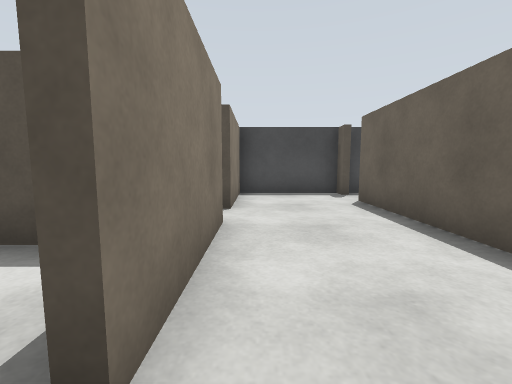
View 1 (above)

22 first-person views from a walk through a robot-simulator world made for Gazebo. The camera is 0.86 m above the floor, tilts 6° down and sees 90° across. The floor is counted in squares, 1 m on a side. Each view is taken from the middle of a square. On the plan, view 1 faces up. The plan holds only what a view shows up to about 10 squares ahead; the rest is blank.

View 2
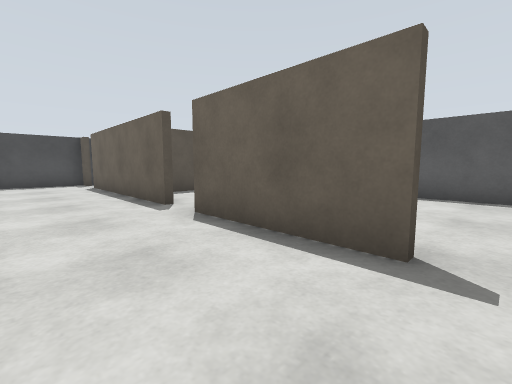

View 3
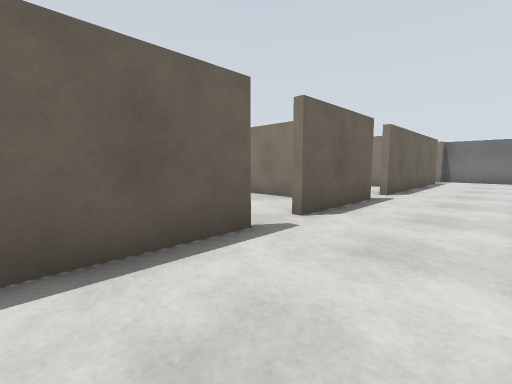

View 4
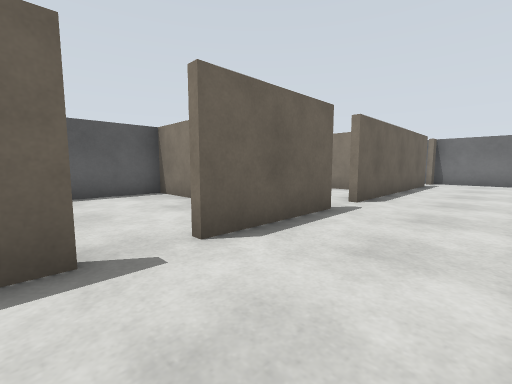

View 5
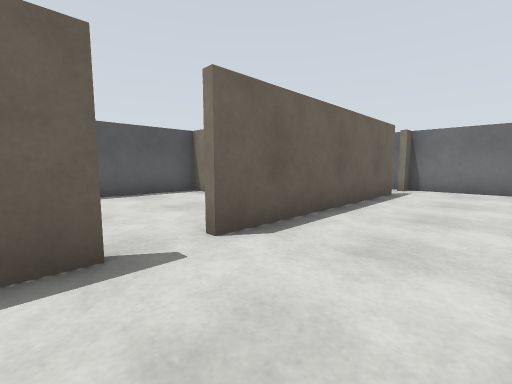

View 6
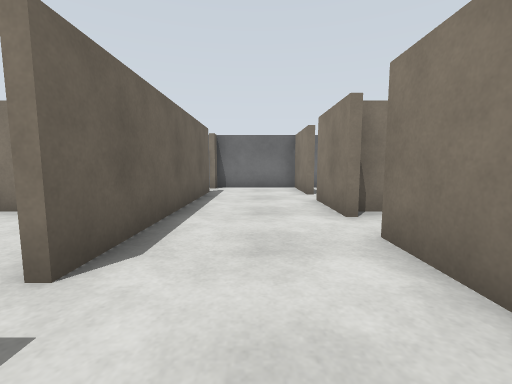

View 7
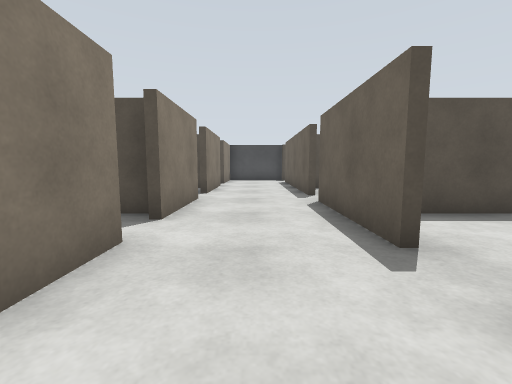

View 8
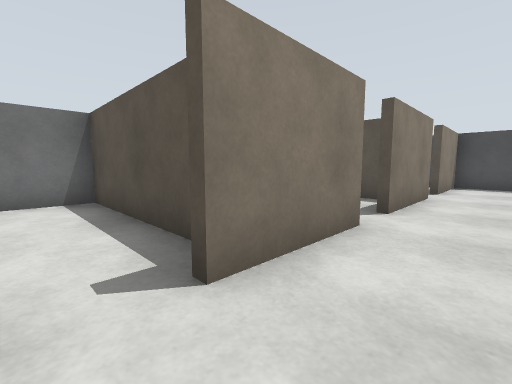

View 9
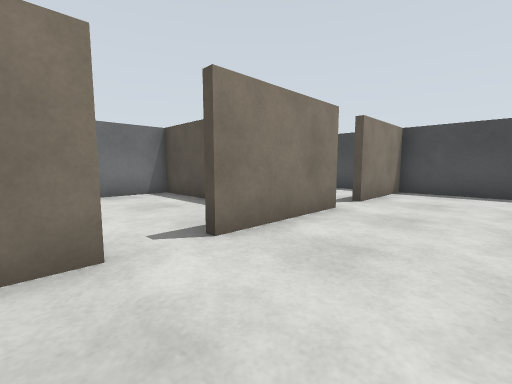

View 10
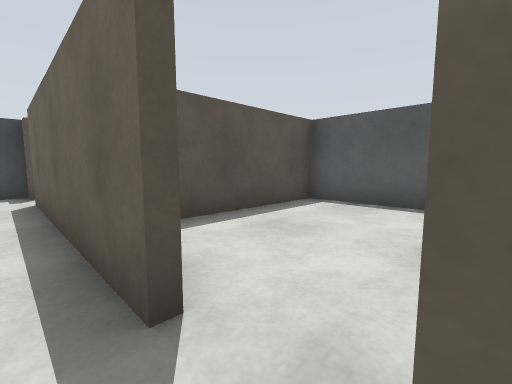

View 11
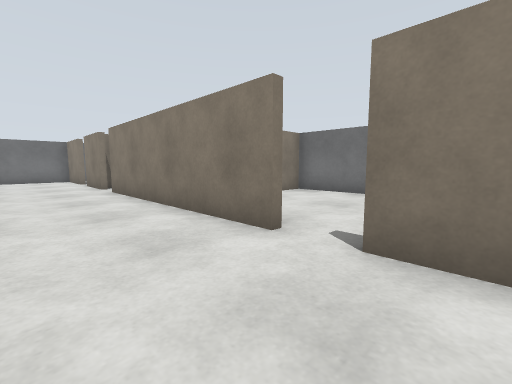

View 12
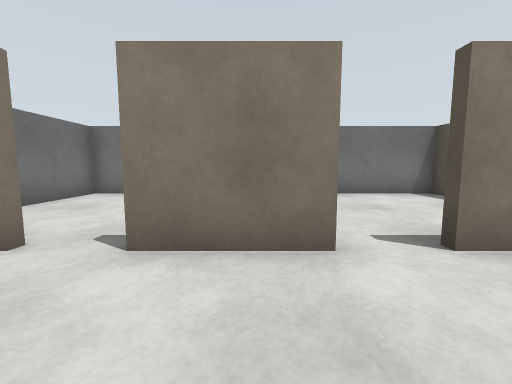

View 13
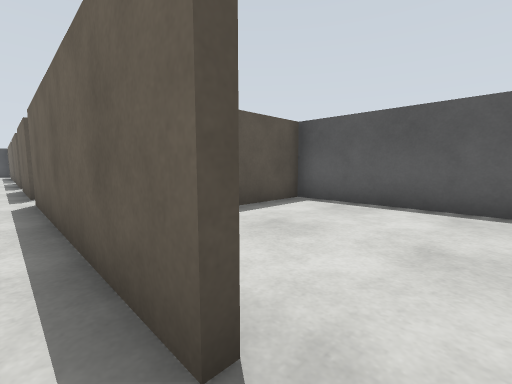

View 14
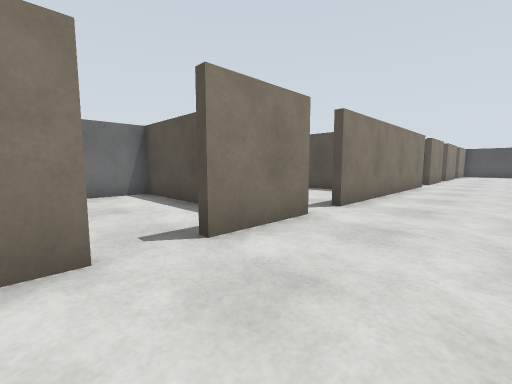

View 15
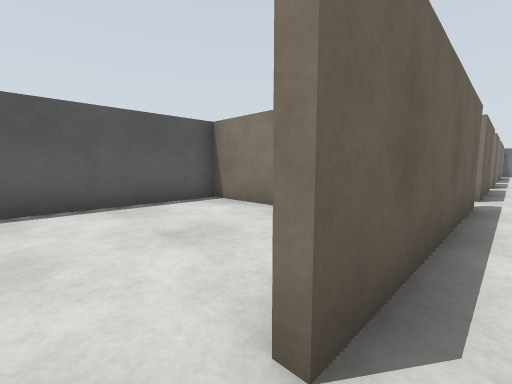

View 16
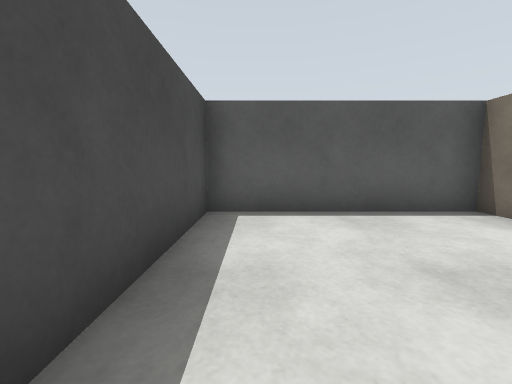

View 17
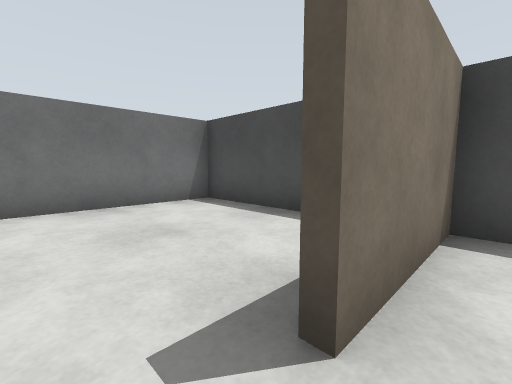

View 18
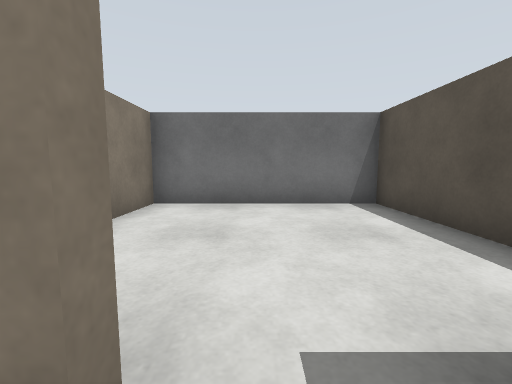

View 19
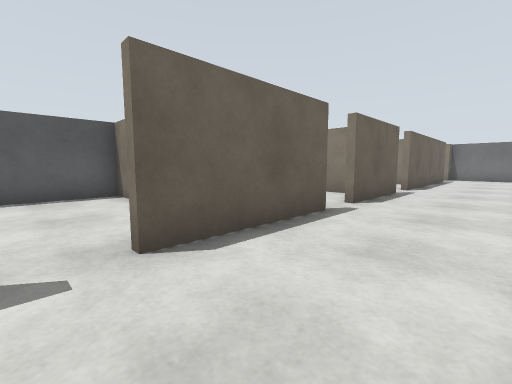

View 20
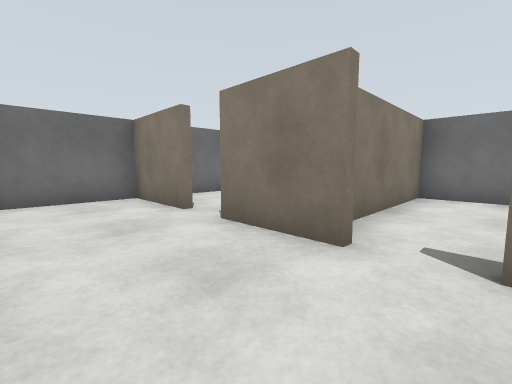

View 21
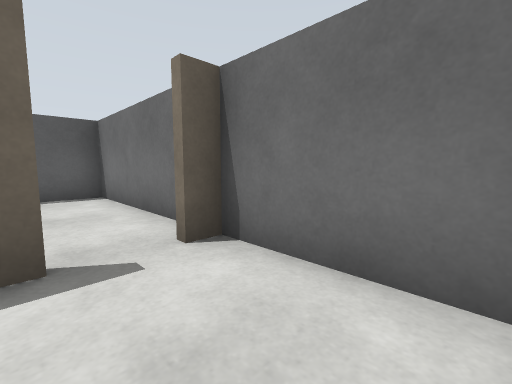

View 22
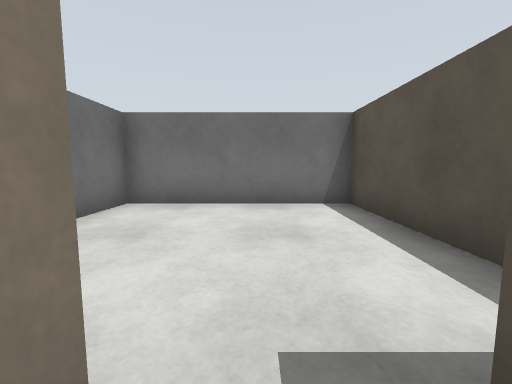

### Floor plan
Points are (right, up) in squares from view 1. A wall is a line through its corners. A room is listed if a view was taken in it or the views show most of it. See-through windows are left out.
Room 1 (views 1, 2, 3, 4, 5, 6, 7, 8, 9, 10, 11, 12, 13, 14, 15, 16, 17, 18, 19, 20, 21, 22)
walls: (2.5, -4.5) (2.5, -0.9); (-0.5, -4.1) (-0.5, -11); (2.5, -8.6) (2.5, -5.5); (-0.5, -0.4) (-0.5, -3); (2.5, 0.2) (2.5, 6.2); (-0.5, -12.1) (-0.5, -14.4); (-0.5, 3.9) (-0.5, 0.8); (-0.5, -15.4) (-0.5, -17.9) (2.5, -17.9); (2.5, -16.2) (2.5, -9.8); (2.5, 7.9) (-0.5, 7.9) (-0.5, 5)
ways out: opening at (3, -5) to room 2; opening at (-1, -15) to room 3; opening at (-1, 0) to room 4; gap at (-1, 4.5) to room 5; opening at (3, -17) to room 6; opening at (3, 0) to room 7; gap at (-1, -11) to room 9; opening at (3, -9) to room 10; opening at (3, 7); gap at (-1, -4)
Room 2 (no view inside)
walls: (5.6, -2.5) (3.9, -2.5); (3.5, -7.5) (7.7, -7.5) (7.7, -3.2)
ways out: opening at (3, -5) to room 1
Room 3 (no view inside)
walls: (-2, -12.9) (-5.7, -12.9) (-5.7, -17.9) (-1.2, -17.9)
ways out: opening at (-1, -15) to room 1
Room 4 (no view inside)
walls: (-1, 2.7) (-5.7, 2.7) (-5.7, -2.5); (-5.8, -2.3) (-4, -2.3)
ways out: opening at (-1, 0) to room 1
Room 5 (no view inside)
walls: (-1.1, 7.9) (-5.7, 7.9) (-5.7, 3.9)
ways out: gap at (-1, 4.5) to room 1
Room 6 (no view inside)
walls: (3.5, -17.9) (7.7, -17.9) (7.7, -12.9) (5.5, -12.9)
ways out: opening at (3, -17) to room 1
Room 7 (no view inside)
walls: (6.9, -2.3) (7.7, -2.3) (7.7, 2.7) (3.2, 2.7)
ways out: opening at (3, 0) to room 1
Room 8 (no view inside)
walls: (5.5, 2.9) (7.7, 2.9) (7.7, 7.9) (3.5, 7.9)
Room 9 (no view inside)
walls: (-5.1, -7.7) (-5.7, -7.7) (-5.7, -12.7) (-0.8, -12.7); (-2.4, -7.7) (-3.5, -7.7)
ways out: gap at (-1, -11) to room 1
Room 10 (no view inside)
walls: (4, -12.7) (7.7, -12.7) (7.7, -9.8)
ways out: opening at (3, -9) to room 1

Where each view was taken, in squares from view 1:
view 1: 0 up, 0 right, facing up
view 2: 5 down, 0 right, facing up-right
view 3: 2 down, 0 right, facing down-right
view 4: 4 down, 0 right, facing down-right
view 5: 8 down, 0 right, facing down-right
view 6: 8 down, 1 right, facing down
view 7: 7 down, 1 right, facing up
view 8: 4 down, 1 right, facing up-left
view 9: 1 down, 2 right, facing up-left
view 10: 1 down, 2 right, facing up-right
view 11: 2 down, 2 right, facing down-left
view 12: 13 down, 2 right, facing left
view 13: 17 down, 2 right, facing up-right
view 14: 16 down, 2 right, facing up-left
view 15: 7 up, 2 right, facing down-right
view 16: 7 up, 3 right, facing right
view 17: 4 up, 0 right, facing up-left
view 18: 0 up, 0 right, facing left
view 19: 0 up, 0 right, facing down-right
view 20: 11 down, 2 right, facing down-left
view 21: 16 down, 0 right, facing down-right
view 22: 15 down, 0 right, facing left
